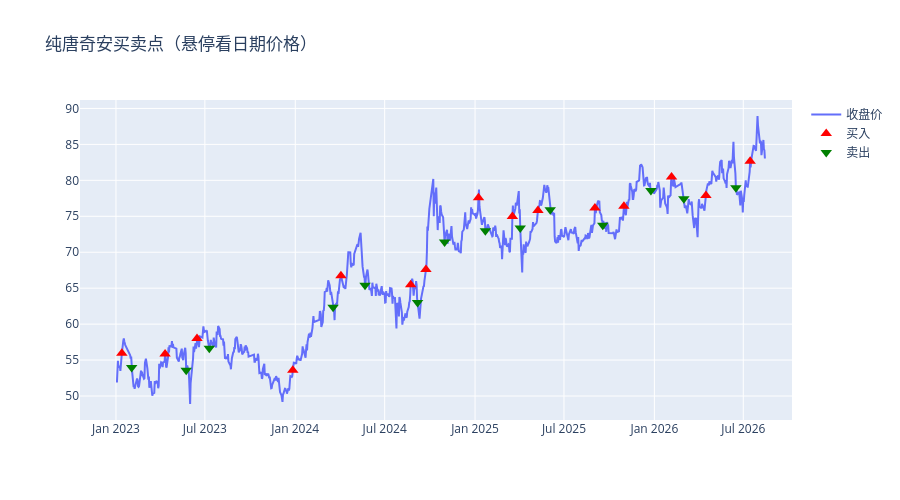

Notebook source saved alongside this figure:
### Code cell
COMM, TAX = 0.0003, 0.0005
cash, shares, trades = 1_000_000.0, 0, []
sub = df[df.index >= START].copy()
for d, r in sub.iterrows():
    p, hi, lo = r['close'], r['dc_high'], r['dc_low']
    if shares == 0 and pd.notna(hi) and p > hi:
        n = int(cash / (p * (1 + COMM)) // 100 * 100)
        cash, shares = cash - n * p * (1 + COMM), n
        trades.append((d, '买入', p)) if n > 0 else None
    elif shares > 0 and pd.notna(lo) and p < lo:
        cash = cash + shares * p * (1 - COMM - TAX)
        trades.append((d, '卖出', p)); shares = 0
print(f'信号{len(trades)}次，首轮:', trades[0], '->', trades[1])
import plotly.graph_objects as go
buys = [t for t in trades if t[1] == '买入']
sells = [t for t in trades if t[1] == '卖出']
fig = go.Figure()
fig.add_trace(go.Scatter(x=sub.index, y=sub['close'], mode='lines', name='收盘价', hovertemplate='日期:%{x|%Y-%m-%d}<br>价格:%{y:.2f}<extra></extra>'))
fig.add_trace(go.Scatter(x=[t[0] for t in buys], y=[t[2] for t in buys], mode='markers', marker=dict(color='red', symbol='triangle-up', size=10), name='买入', hovertemplate='买入<br>日期:%{x|%Y-%m-%d}<br>价格:%{y:.2f}<extra></extra>'))
fig.add_trace(go.Scatter(x=[t[0] for t in sells], y=[t[2] for t in sells], mode='markers', marker=dict(color='green', symbol='triangle-down', size=10), name='卖出', hovertemplate='卖出<br>日期:%{x|%Y-%m-%d}<br>价格:%{y:.2f}<extra></extra>'))
fig.update_layout(title='纯唐奇安买卖点（悬停看日期价格）', height=500, hovermode='closest')
fig.show()

### Figure 1 — Plotly figure (JSON) as saved in the notebook; plotly's stock layout.template omitted (floating-point values rounded to 4 significant figures; data arrays with more than 128 entries replaced by an {"elided": "..."} marker saying what was removed)
{"data": [{"hovertemplate": "日期:%{x|%Y-%m-%d}<br>价格:%{y:.2f}<extra></extra>", "mode": "lines", "name": "收盘价", "type": "scatter", "x": {"elided": "876 str values"}, "y": {"elided": "876 float values"}}, {"hovertemplate": "买入<br>日期:%{x|%Y-%m-%d}<br>价格:%{y:.2f}<extra></extra>", "marker": {"color": "red", "size": 10, "symbol": "triangle-up"}, "mode": "markers", "name": "买入", "type": "scatter", "x": ["2023-01-13T00:00:00", "2023-04-11T00:00:00", "2023-06-15T00:00:00", "2023-12-27T00:00:00", "2024-04-03T00:00:00", "2024-08-23T00:00:00", "2024-09-23T00:00:00", "2025-01-08T00:00:00", "2025-03-18T00:00:00", "2025-05-09T00:00:00", "2025-09-02T00:00:00", "2025-10-31T00:00:00", "2026-02-05T00:00:00", "2026-04-16T00:00:00", "2026-07-15T00:00:00"], "y": [55.95, 55.84, 58, 53.6, 66.73, 65.46, 67.6, 77.58, 74.98, 75.8, 76.16, 76.4, 80.45, 77.9, 82.67]}, {"hovertemplate": "卖出<br>日期:%{x|%Y-%m-%d}<br>价格:%{y:.2f}<extra></extra>", "marker": {"color": "green", "size": 10, "symbol": "triangle-down"}, "mode": "markers", "name": "卖出", "type": "scatter", "x": ["2023-02-02T00:00:00", "2023-05-24T00:00:00", "2023-07-10T00:00:00", "2024-03-18T00:00:00", "2024-05-22T00:00:00", "2024-09-06T00:00:00", "2024-10-31T00:00:00", "2025-01-22T00:00:00", "2025-04-03T00:00:00", "2025-06-03T00:00:00", "2025-09-18T00:00:00", "2025-12-25T00:00:00", "2026-03-02T00:00:00", "2026-06-16T00:00:00"], "y": [53.96, 53.6, 56.63, 62.36, 65.41, 63.02, 71.42, 73, 73.36, 75.91, 73.74, 78.59, 77.45, 78.96]}], "layout": {"height": 500, "hovermode": "closest", "title": {"text": "纯唐奇安买卖点（悬停看日期价格）"}}}
